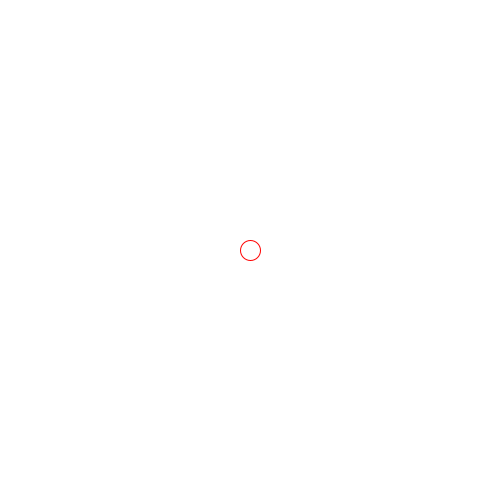
Frame 1 (no input)
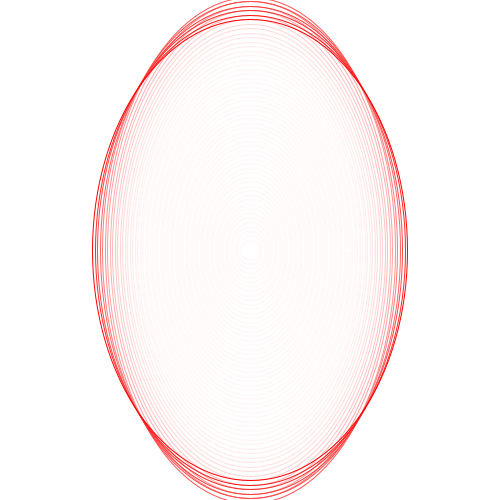
Frame 60 (the mouse pressed at the canvas centre just before this capture)
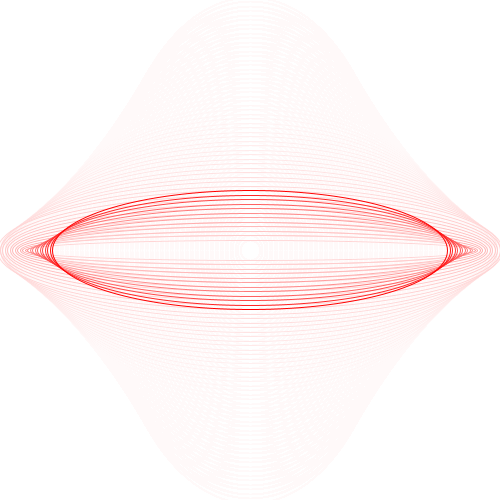
Frame 120 (the mouse held since frame 60 and released just before this capture)

The Processing sketch that drew these frames (run headless with seeded random() and noise(); from frame 60 on, the mouse is pressed at the canvas centre):

// Processing sketch: Conditionals_Ellipse_01_2
// ── Conditionals_Ellipse_01_2.pde
int ellipseWidth=20;
int ellipseHeight=20;

int diff=5;
int heightDiff=9;
color mycolor=color(255, 0, 0);
void setup() {
  size(500, 500);
  noFill();
  stroke(mycolor);
  background(255);
}

void draw() {
  //background(255);
  fill(255,20);
  noStroke();
  rect(0,0,width,height);
  stroke(mycolor);
  ellipse(width/2, height/2, ellipseWidth, ellipseHeight);

  ellipseWidth+=diff;
  ellipseHeight+=heightDiff;
  
  if (ellipseWidth>width) {
    diff*=-1;
  }
  if (ellipseWidth<=20) {
    diff*=-1;
  }
  
    if (ellipseHeight>height) {
    heightDiff*=-1;
  }
  if (ellipseHeight<=20) {
    heightDiff*=-1;
  }
  
  
}
